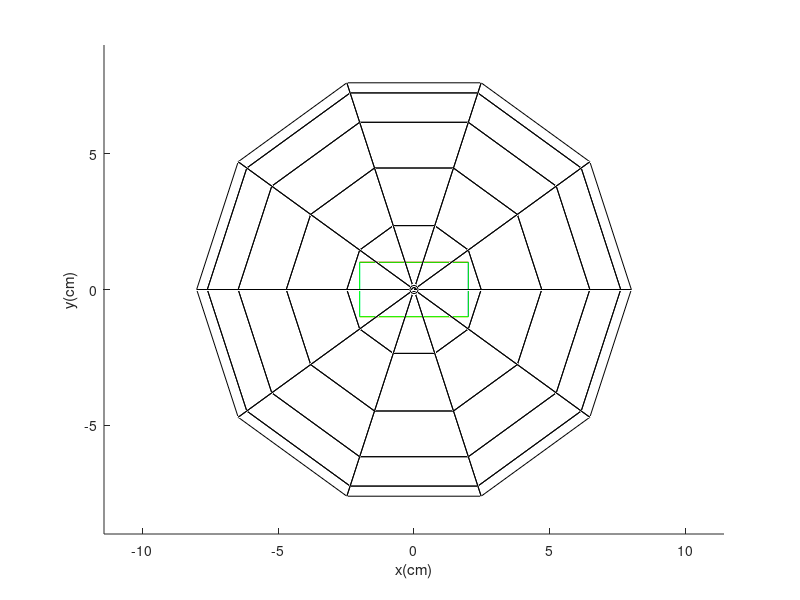

Reproduce this figure in MATLAB. (Note: this script raises an error after producing the figure.)
%%%%%%%%%%%%%%%%%%%%%%%%%%%%%%%%%%%%%%%%%%%%%%%%%%%%%%%%%%%%%%%%%%%%%%%%%%%
%%%%%%%%%%%%%%%%%%%%%%%%%%%%% Roule Devoir 4 %%%%%%%%%%%%%%%%%%%%%%%%%%%%%%
%%%%%%%%%%%%%%%%%%%%%%%%%%%%%%%%%%%%%%%%%%%%%%%%%%%%%%%%%%%%%%%%%%%%%%%%%%%

clc ; clear all ; format loose %compact 
format long;
close all ; 

%%%%%%%%%%%%%%%%%%%%%%%%%%%% D�finir les cas %%%%%%%%%%%%%%%%%%%%%%%%%%%%%%

rad=8;
aa=2;
bb=1;
cc=4;
dim = [-2 2; -1 1; 0 4];
nout = [1 1   1   1.5];
nin  = [1.5  1.5 1.5 1];
Robs  = [20 20 10; 0 20 2; 0 0 10; 0 0 10];

for itst=4:4
  tic
  clf;
  hold;
  xlabel('x(cm)');
  ylabel('y(cm)');
  zlabel('z(cm)');
  plot3([Robs(itst,1)],[Robs(itst,2)],[Robs(itst,3)],'ko');
  [x, y, z] = sphere(10);
  xsphere=rad*x;
  ysphere=rad*y;
  zsphere=rad*z;
  h=surf(xsphere, ysphere, zsphere);
  set(h,'FaceAlpha',0.1,'FaceColor','none')
  Facexy=[bb bb -bb -bb bb];
  Facexz=[0 cc cc 0 0];
  Faceyx=[aa -aa -aa aa aa];
  Faceyz=[0 0 cc cc 0];
  Facezx=[aa -aa -aa aa aa];
  Facezy=[bb bb -bb -bb bb];

  line([-aa -aa -aa -aa -aa],Facexy,Facexz,'Color','c');
  line([aa aa aa aa aa],Facexy,Facexz,'Color','b');
  line(Faceyx,[-bb -bb -bb -bb -bb],Faceyz,'Color',[0.9290 0.6940 0.1250]);
  line(Faceyx,[bb bb bb bb bb],Faceyz,'Color','r');
  line(Facezx,Facezy,[0 0 0 0 0],'Color','m');
  line(Facezx,Facezy,[cc cc cc cc cc],'Color','g');
  axis equal
  [xi,yi,zi,face]=Devoir4(Robs(itst,:),nout(itst),nin(itst));
  nbpoint=length(face);
  for ipoint=1:nbpoint
    printf("Rendering Percentage: %2.2f \(%d/%d\) \n", ipoint/nbpoint*100, ipoint, nbpoint);
    if face(ipoint) == 1
      plot3([xi(ipoint)],[yi(ipoint)],[zi(ipoint)],'c.');
    elseif face(ipoint) == 2
      plot3([xi(ipoint)],[yi(ipoint)],[zi(ipoint)],'b.');
    elseif face(ipoint) == 3
      plot3([xi(ipoint)],[yi(ipoint)],[zi(ipoint)],'Color',[0.9290 0.6940 0.1250]);
    elseif face(ipoint) == 4
      plot3([xi(ipoint)],[yi(ipoint)],[zi(ipoint)],'r.');
    elseif face(ipoint) == 5
      plot3([xi(ipoint)],[yi(ipoint)],[zi(ipoint)],'m.');
    elseif face(ipoint) == 6
      plot3([xi(ipoint)],[yi(ipoint)],[zi(ipoint)],'g.');
    end
  end
  hold;
  toc
  pause
end
